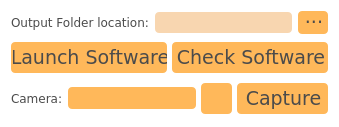
        <widget class="QFrame" name="verticalFrame">
         <property name="styleSheet">
          <string notr="true">background-color: rgb(255, 255, 255);
border-radius: 4px;</string>
         </property>
         <layout class="QVBoxLayout" name="verticalLayout" stretch="1,0,1">
          <property name="sizeConstraint">
           <enum>QLayout::SetDefaultConstraint</enum>
          </property>
          <item>
           <layout class="QHBoxLayout" name="horizontalLayout_4" stretch="1,2,0">
            <property name="leftMargin">
             <number>0</number>
            </property>
            <property name="rightMargin">
             <number>0</number>
            </property>
            <item>
             <widget class="QLabel" name="static_odsc_label_02">
              <property name="minimumSize">
               <size>
                <width>0</width>
                <height>21</height>
               </size>
              </property>
              <property name="font">
               <font>
                <family>Verdana</family>
                <pointsize>9</pointsize>
                <weight>50</weight>
                <italic>false</italic>
                <bold>false</bold>
               </font>
              </property>
              <property name="styleSheet">
               <string notr="true">color: rgb(75, 75, 75);</string>
              </property>
              <property name="text">
               <string>Output Folder location:</string>
              </property>
             </widget>
            </item>
            <item>
             <widget class="QLineEdit" name="pyqt5_dynamic_odsc_entry_output_path">
              <property name="enabled">
               <bool>true</bool>
              </property>
              <property name="minimumSize">
               <size>
                <width>0</width>
                <height>21</height>
               </size>
              </property>
              <property name="font">
               <font>
                <family>Verdana</family>
               </font>
              </property>
              <property name="styleSheet">
               <string notr="true">QLineEdit {
border-radius: 4px;
padding: 0px 5px 0px 5px;
background-color: rgb(248,214,176);
}

QLineEdit:disabled {
	background-color: rgb(220, 204, 191);
}</string>
              </property>
              <property name="text">
               <string/>
              </property>
             </widget>
            </item>
            <item>
             <widget class="QPushButton" name="pyqt5_dynamic_odsc_button_loadfolder_output">
              <property name="enabled">
               <bool>true</bool>
              </property>
              <property name="minimumSize">
               <size>
                <width>30</width>
                <height>21</height>
               </size>
              </property>
              <property name="font">
               <font>
                <family>Verdana</family>
                <pointsize>14</pointsize>
               </font>
              </property>
              <property name="styleSheet">
               <string notr="true">QPushButton {
	border-radius: 4px;
	background-color: rgb(255, 184, 90);
	padding-left: 2px;
	color: rgb(75, 75, 75);
}
QPushButton:hover{
	background-color: rgb(248,214,176);	
}
QPushButton:pressed{
	background-color: rgb(179, 197, 192);
}</string>
              </property>
              <property name="text">
               <string>···</string>
              </property>
             </widget>
            </item>
           </layout>
          </item>
          <item>
           <widget class="QFrame" name="horizontalFrame_16">
            <layout class="QHBoxLayout" name="horizontalLayout_27" stretch="1,1">
             <property name="spacing">
              <number>5</number>
             </property>
             <property name="leftMargin">
              <number>0</number>
             </property>
             <property name="topMargin">
              <number>2</number>
             </property>
             <property name="rightMargin">
              <number>0</number>
             </property>
             <property name="bottomMargin">
              <number>2</number>
             </property>
             <item>
              <widget class="QPushButton" name="pyqt5_dynamic_odsc_button_launch_software">
               <property name="minimumSize">
                <size>
                 <width>91</width>
                 <height>31</height>
                </size>
               </property>
               <property name="font">
                <font>
                 <family>Verdana</family>
                 <pointsize>14</pointsize>
                </font>
               </property>
               <property name="styleSheet">
                <string notr="true">QPushButton {
	border-radius: 4px;
	background-color: rgb(255, 184, 90);
	padding-left: 2px;
	color: rgb(75, 75, 75);
}
QPushButton:hover{
	background-color: rgb(248,214,176);	
}
QPushButton:pressed{
	background-color: rgb(179, 197, 192);
}</string>
               </property>
               <property name="text">
                <string>Launch Software</string>
               </property>
              </widget>
             </item>
             <item>
              <widget class="QPushButton" name="pyqt5_dynamic_odsc_button_check_software">
               <property name="minimumSize">
                <size>
                 <width>91</width>
                 <height>31</height>
                </size>
               </property>
               <property name="font">
                <font>
                 <family>Verdana</family>
                 <pointsize>14</pointsize>
                </font>
               </property>
               <property name="styleSheet">
                <string notr="true">QPushButton {
	border-radius: 4px;
	background-color: rgb(255, 184, 90);
	padding-left: 2px;
	color: rgb(75, 75, 75);
}
QPushButton:hover{
	background-color: rgb(248,214,176);	
}
QPushButton:pressed{
	background-color: rgb(179, 197, 192);
}</string>
               </property>
               <property name="text">
                <string>Check Software</string>
               </property>
              </widget>
             </item>
            </layout>
           </widget>
          </item>
          <item>
           <widget class="QFrame" name="horizontalFrame_15">
            <layout class="QHBoxLayout" name="horizontalLayout_26" stretch="0,2,1,1">
             <property name="spacing">
              <number>5</number>
             </property>
             <property name="leftMargin">
              <number>0</number>
             </property>
             <property name="topMargin">
              <number>2</number>
             </property>
             <property name="rightMargin">
              <number>0</number>
             </property>
             <property name="bottomMargin">
              <number>2</number>
             </property>
             <item>
              <widget class="QLabel" name="static_odsc_label_3">
               <property name="minimumSize">
                <size>
                 <width>0</width>
                 <height>21</height>
                </size>
               </property>
               <property name="font">
                <font>
                 <family>Verdana</family>
                 <pointsize>9</pointsize>
                 <weight>50</weight>
                 <italic>false</italic>
                 <bold>false</bold>
                </font>
               </property>
               <property name="styleSheet">
                <string notr="true">color: rgb(75, 75, 75);</string>
               </property>
               <property name="text">
                <string>Camera:</string>
               </property>
              </widget>
             </item>
             <item>
              <widget class="QComboBox" name="pyqt5_dynamic_odsc_combo_camera">
               <property name="minimumSize">
                <size>
                 <width>0</width>
                 <height>22</height>
                </size>
               </property>
               <property name="font">
                <font>
                 <family>Verdana</family>
                 <pointsize>8</pointsize>
                </font>
               </property>
               <property name="styleSheet">
                <string notr="true">QComboBox
{
border-radius: 4px;
padding-left: 5px;
background-color: rgb(255, 184, 90);
}

QComboBox:hover
{
background-color: rgb(248,214,176);
}

QComboBox::drop-down{
background-color: transparent;
border-radius: 4px;
}

QComboBox::drop-down:hover{
background-color: transparent;
}

QComboBox::down-arrow
{
image: url(:/ui/qt/resources/dropdown/dropdown_arrow.png);
margin-right: 5px;
}

QComboBox QListView {
background-color: rgb(255, 184, 90);
padding:4px;
}

QComboBox QListView::item {
padding:15px;
}

</string>
               </property>
               <property name="editable">
                <bool>false</bool>
               </property>
               <property name="currentIndex">
                <number>-1</number>
               </property>
               <property name="frame">
                <bool>true</bool>
               </property>
              </widget>
             </item>
             <item>
              <widget class="QPushButton" name="pyqt5_dynamic_odsc_button_reload_cameras">
               <property name="minimumSize">
                <size>
                 <width>31</width>
                 <height>31</height>
                </size>
               </property>
               <property name="maximumSize">
                <size>
                 <width>31</width>
                 <height>31</height>
                </size>
               </property>
               <property name="font">
                <font>
                 <family>Verdana</family>
                 <pointsize>14</pointsize>
                </font>
               </property>
               <property name="toolTip">
                <string>Refresh Cameras</string>
               </property>
               <property name="styleSheet">
                <string notr="true">QPushButton {
	border-radius: 4px;
	background-color: rgb(255, 184, 90);
	padding-left: 2px;
	color: rgb(75, 75, 75);
	image: url(:/ui/qt/resources/buttons/refresh_icon.png);
}
QPushButton:hover{
	image: url(:/ui/qt/resources/buttons/refresh_icon.png);
	background-color: rgb(248,214,176);	
}
QPushButton:pressed{
	background-color: rgb(179, 197, 192);
	image: url(:/ui/qt/resources/buttons/refresh_icon.png);
}</string>
               </property>
               <property name="text">
                <string/>
               </property>
              </widget>
             </item>
             <item>
              <widget class="QPushButton" name="pyqt5_dynamic_odsc_button_single_capture">
               <property name="minimumSize">
                <size>
                 <width>91</width>
                 <height>31</height>
                </size>
               </property>
               <property name="font">
                <font>
                 <family>Verdana</family>
                 <pointsize>14</pointsize>
                </font>
               </property>
               <property name="styleSheet">
                <string notr="true">QPushButton {
	border-radius: 4px;
	background-color: rgb(255, 184, 90);
	padding-left: 2px;
	color: rgb(75, 75, 75);
}
QPushButton:hover{
	background-color: rgb(248,214,176);	
}
QPushButton:pressed{
	background-color: rgb(179, 197, 192);
}</string>
               </property>
               <property name="text">
                <string>Capture</string>
               </property>
              </widget>
             </item>
            </layout>
           </widget>
          </item>
         </layout>
        </widget>
